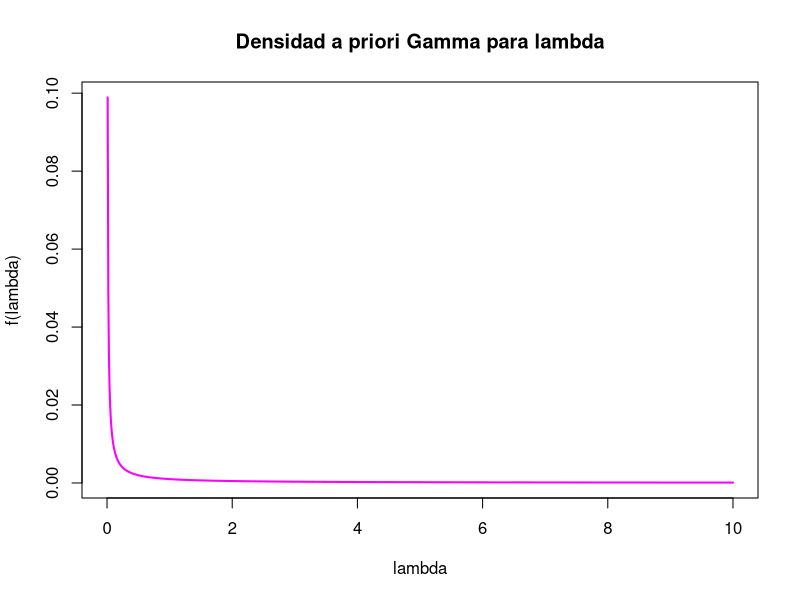
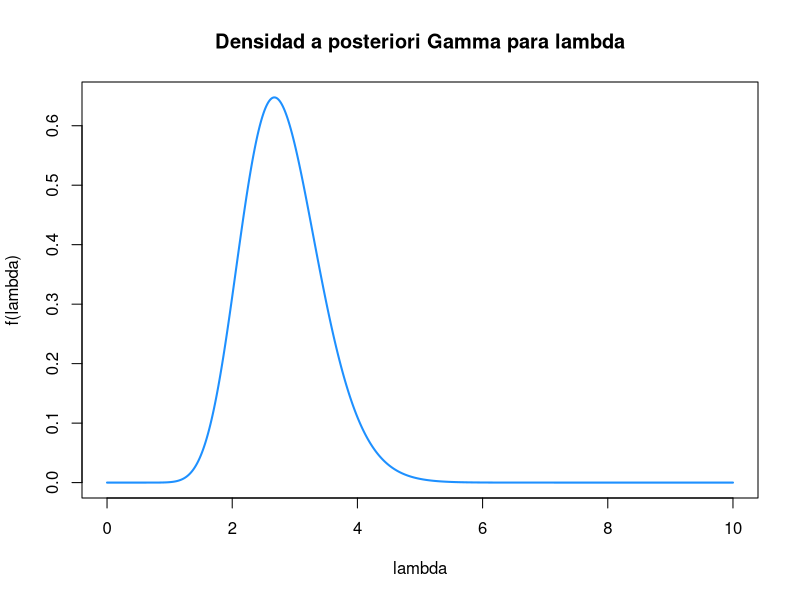
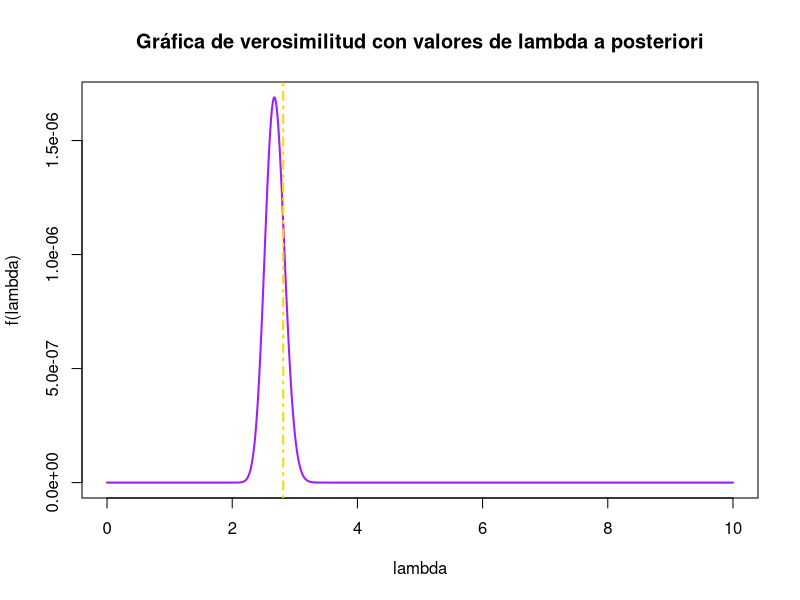

R code for these plots, in order:
## ---- chunk 1
rm(list = ls())
alpha = 2
lambda = 3
n = 10
set.seed(1010)
x = rgamma(n, rate = lambda, shape = alpha)

## ---- chunk 2
a =0.001
b =0.001
p_range = seq(0, 10, .01)
priori_l = dgamma(p_range, rate = b, shape = a)
plot(p_range, priori_l, col="magenta", type ="l", lwd = 2, xlab = "lambda", ylab = "f(lambda)", main = "Densidad a priori Gamma para lambda")
## ---- chunk 3
a_p = n*alpha + a
b_p = sum(x) + b
post_l = dgamma(p_range, rate = b_p, shape = a_p)
plot(p_range, post_l, col="dodgerblue", type ="l", lwd = 2, xlab = "lambda", ylab = "f(lambda)", main = "Densidad a posteriori Gamma para lambda")

## ---- chunk 4
verosim_v = c()
for (l in post_l) {
  verosim = (l^{n*alpha})*(exp(-sum(x)*l))
  verosim_v = append(verosim_v, verosim)
}

MV = (alpha*n)/sum(x)

plot(p_range, verosim_v, col="purple", type ="l", lwd = 2, xlab = "lambda", ylab = "f(lambda)", main = "Gráfica de verosimilitud con valores de lambda a posteriori")
abline(v = MV, lwd = 2, col = "gold", lty = 4)
